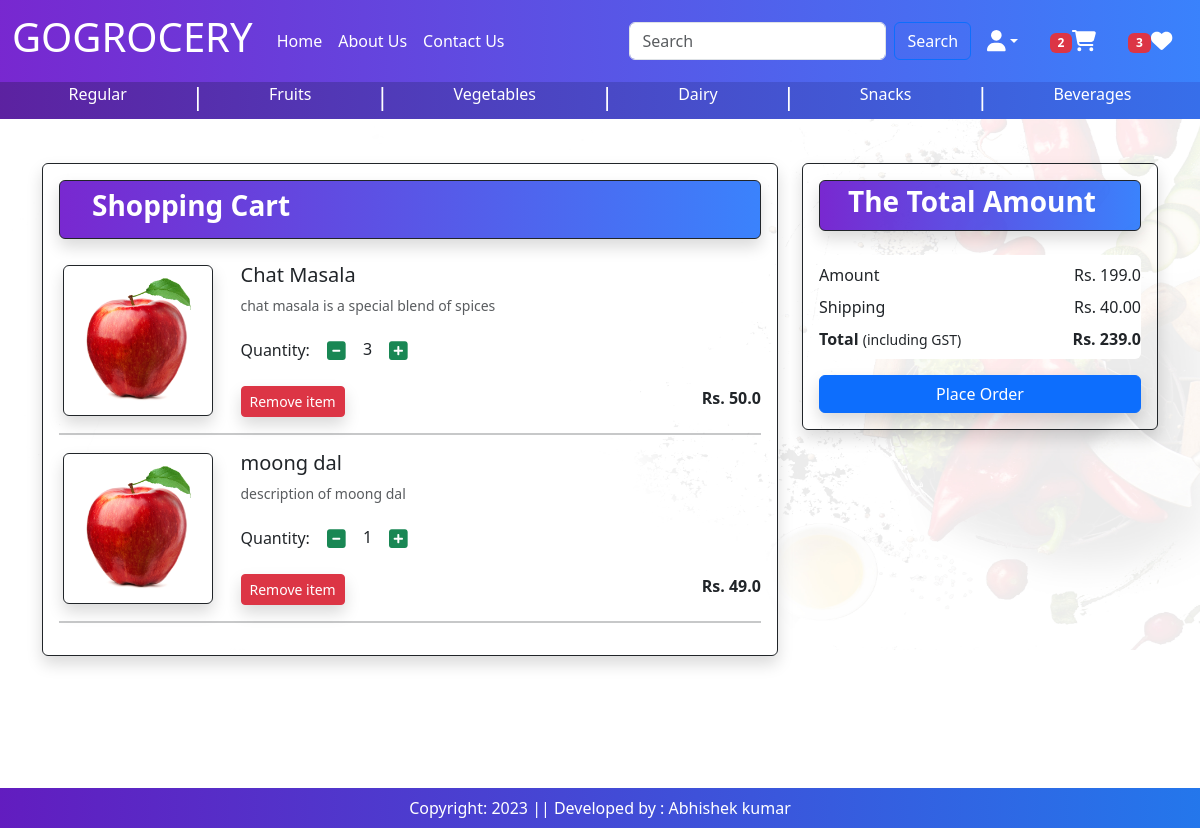
/cart/ (signed in), run on an earlier commit of the app's database.
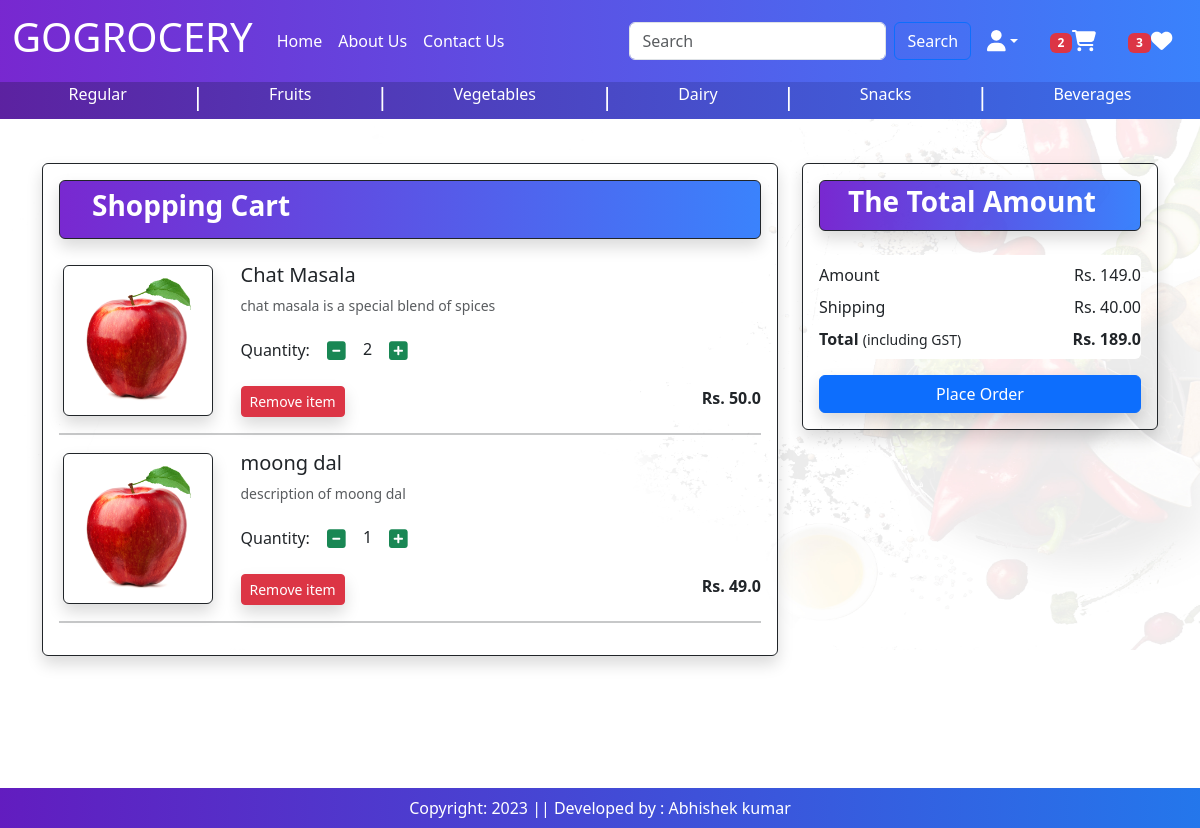
And on a later commit of the database.
### baseapp/models.py (models this page shows, shortened)
class Cart(models.Model):
    user = models.ForeignKey(User,on_delete=models.CASCADE)
    product = models.ForeignKey(Product,on_delete=models.CASCADE)
    quantity = models.PositiveIntegerField(default=1)

class Product(models.Model):
    title = models.CharField(max_length=100)
    sub_category = models.ForeignKey(SubCategory,on_delete=models.CASCADE,null=True,blank=True)
    main_category = models.ForeignKey(Category,on_delete=models.CASCADE,null=True,blank=True,default='')
    selling_price = models.FloatField(blank=True)
    discounted_price = models.FloatField(blank=True)
    description = models.TextField(blank=True)
    pack_size = models.TextField(blank=True)
    brands = models.TextField(choices=BRANDS, max_length=100,blank=True)
    product_image = models.ImageField(upload_to='product',blank=True)

### baseapp/views.py (the view)
# urls.py: path('cart/', views.show_cart, name='showcart'),
@login_required
def show_cart(request):
    totalitem = 0
    wishitem = 0
    if request.user.is_authenticated:
        totalitem = len(Cart.objects.filter(user=request.user))
        wishitem = len(Wishlist.objects.filter(user=request.user))
    user = request.user
    cart = Cart.objects.filter(user=user)
    amount = 0
    for p in cart:
        value = p.quantity * p.product.discounted_price
        amount = amount + value
    totalamount = amount + 40
    return render(request, 'baseapp/addtocart.html',locals())

### baseapp/templates/baseapp/addtocart.html (shortened to what this page needs)
{% extends 'baseapp/base.html' %}
{% load static %}
{% block main-content %}
<div class="container my-1">
    <div class="row">
        {% if cart %}
        <div class="col-sm-8">
            <div class="border mt-4 p-3 border-dark rounded shadow">
                    <div class=" border border-dark p-2 gradient1-custom rounded shadow " >
                        <h3 class="text-white fw-bold ms-4">Shopping Cart</h3>
                    </div>
                    <br>
                    {% for item in cart%}
                    <div class="row">
                        <div class="col-sm-3 text-center align-self-center">
                            <img src="{% static 'app/images/product/apple.jpg' %}" alt="not loaded" srcset="" class="img-fluid img-thumbnail border border-dark shadow" height="150" width="150"/></div>
                        <div class="col-sm-9">
                            <div>
                                <h5>{{item.product.title}}</h5>
                                <p class="mb-2 text-muted small">{{item.product.description}}</p>
                                <div class="my-3">
                                    <label for="quantity">Quantity:</label>
                                    <a class="minus-cart btn" pid={{item.product.id}}><i class="fas fa-minus-square fa-lg text-success "></i></a>
                                    <span id="quantity">{{item.quantity}}</span>
                                    <a class="plus-cart btn " pid={{item.product.id}}><i class="fas fa-plus-square fa-lg text-success "></i></a>
                                </div>
                                <div class="d-flex justify-content-between">
                                    <a class="remove-cart btn btn-sm btn-danger mr-3 shadow" pid={{item.product.id}}>Remove item</a>
                                    <p class="mb-0"><span><strong>Rs. {{item.product.discounted_price}}</strong></span></p>
                                </div>
                            </div>
                        </div>
                    </div>
                    <hr class="border border-dark">
                    {% endfor %}
            </div>
        </div>
        <div class="col-sm-4">
            <div class="border border-dark rounded p-3 mt-4 shadow">
                <div class=" border border-dark p-1 gradient1-custom rounded shadow " >
                    <h3 class="text-white fw-bold ms-4">The Total Amount</h3>
                </div>
                <br>
                    <ul class="list-group">
                        <li class="list-group-item d-flex justify-content-between align-items-center border-0 px-0 pb-0">Amount <span id="amount">Rs. {{amount}}</span></li>
                        <li class="list-group-item d-flex justify-content-between align-items-center border-0 px-0 pb-0">Shipping<span>Rs. 40.00</span></li>
                        <li class="list-group-item d-flex justify-content-between align-items-center border-0 px-0 mb-3">
                        <div>
                            <strong>Total </strong><small>(including GST)</small>
                        </div>
                        <span id="totalamount"><strong>Rs. {{totalamount}}</strong></span>
                        </li>
                    </ul>
                    <div class="d-grid"><a href="{% url 'checkout' %}" class="btn btn-primary shadow">Place Order</a></div>
            </div>
        </div>
        {% else %}
        <h1 class="text-center mb-5">Cart is Empty</h1>
        {% endif %}
    </div>
</div>
{% endblock main-content %}

What changed in the data, as far as the page shows it:
changed Cart "Chat Masala": quantity "3" → "2"
Also different on the page:
{{ amount }}: "199.0" → "149.0"
{{ totalamount }}: "239.0" → "189.0"
